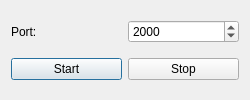
<?xml version="1.0" encoding="UTF-8"?>
<ui version="4.0">
 <class>Dialog</class>
 <widget class="QDialog" name="Dialog">
  <property name="geometry">
   <rect>
    <x>0</x>
    <y>0</y>
    <width>250</width>
    <height>100</height>
   </rect>
  </property>
  <property name="minimumSize">
   <size>
    <width>250</width>
    <height>100</height>
   </size>
  </property>
  <property name="maximumSize">
   <size>
    <width>250</width>
    <height>100</height>
   </size>
  </property>
  <property name="baseSize">
   <size>
    <width>250</width>
    <height>100</height>
   </size>
  </property>
  <property name="windowTitle">
   <string>Dialog</string>
  </property>
  <layout class="QVBoxLayout" name="verticalLayout">
   <item>
    <layout class="QHBoxLayout" name="horizontalLayout">
     <item>
      <widget class="QLabel" name="label">
       <property name="text">
        <string>Port:</string>
       </property>
      </widget>
     </item>
     <item>
      <widget class="QSpinBox" name="spinBox">
       <property name="minimum">
        <number>1000</number>
       </property>
       <property name="maximum">
        <number>50000</number>
       </property>
       <property name="value">
        <number>2000</number>
       </property>
      </widget>
     </item>
    </layout>
   </item>
   <item>
    <layout class="QHBoxLayout" name="horizontalLayout_2">
     <item>
      <widget class="QPushButton" name="btnStart">
       <property name="text">
        <string>Start</string>
       </property>
      </widget>
     </item>
     <item>
      <widget class="QPushButton" name="btnStop">
       <property name="text">
        <string>Stop</string>
       </property>
      </widget>
     </item>
    </layout>
   </item>
  </layout>
 </widget>
 <layoutdefault spacing="6" margin="11"/>
 <resources/>
 <connections/>
</ui>
